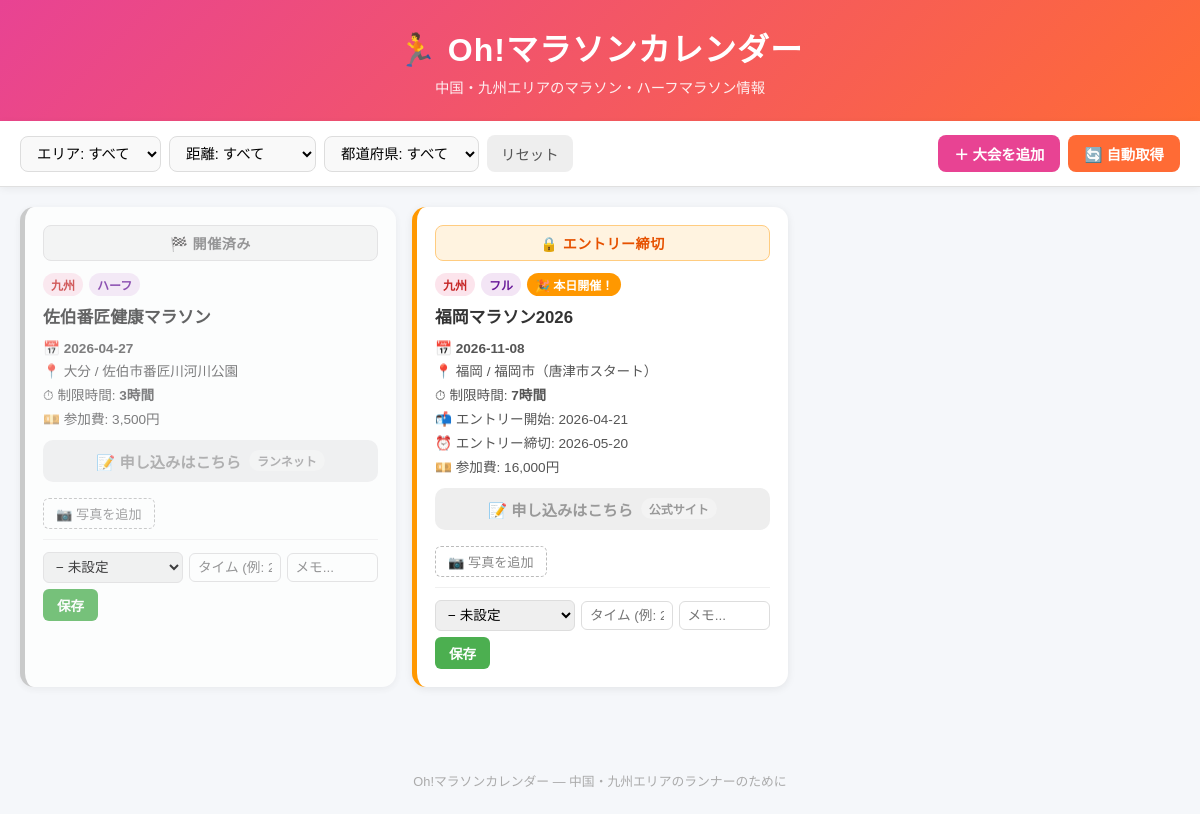
Before: / with the older database file.
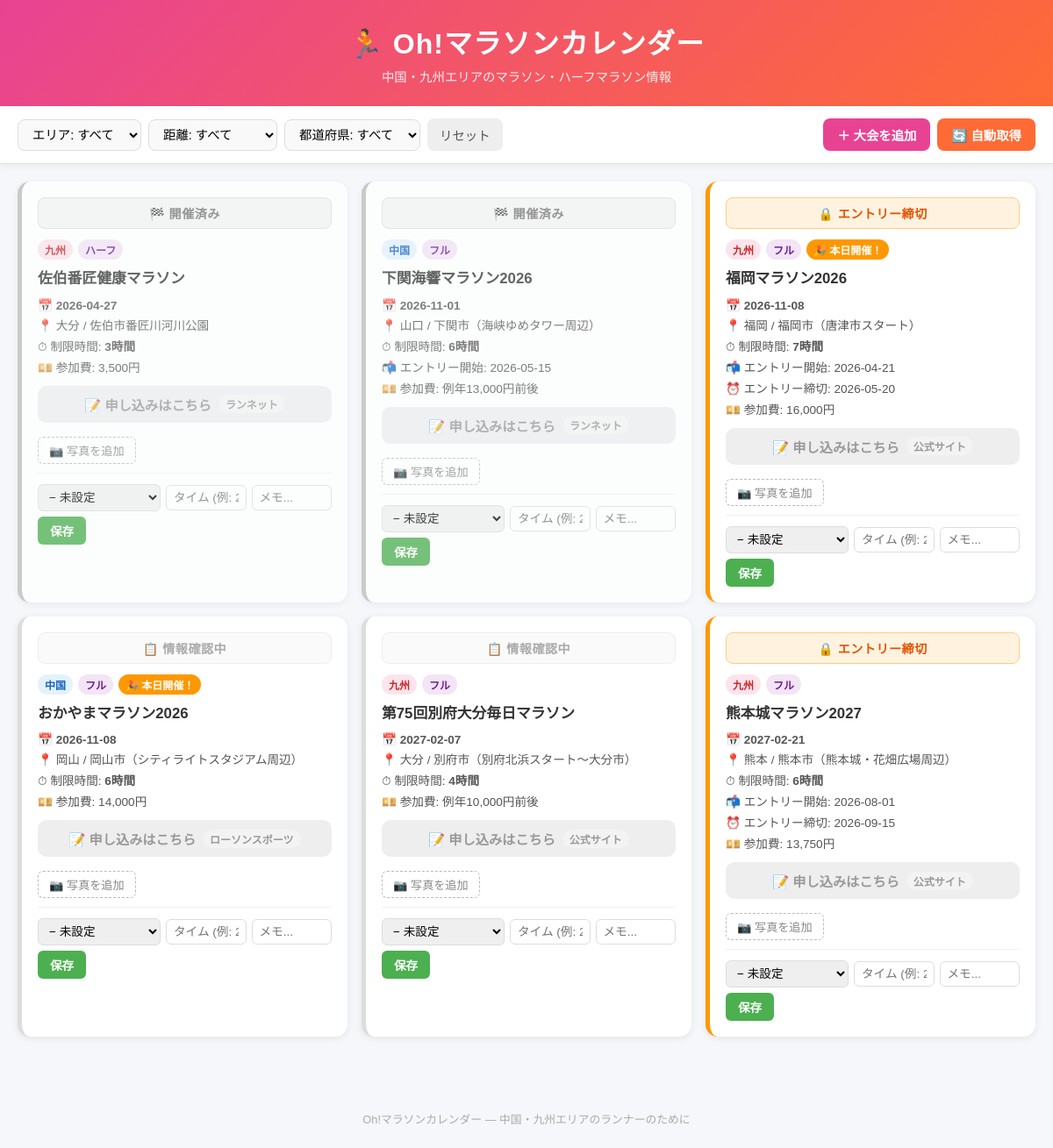
After: the same page with the newer database file.
### tables this page shows
CREATE TABLE events (
            id INTEGER PRIMARY KEY AUTOINCREMENT,
            name TEXT NOT NULL,
            date TEXT NOT NULL,
            prefecture TEXT NOT NULL,
            region TEXT NOT NULL,
            distance TEXT NOT NULL,
            venue TEXT,
            entry_start TEXT,
            entry_end TEXT,
            fee TEXT,
            time_limit TEXT,
            url TEXT,
            entry_url TEXT,
            entry_site TEXT,
            confirmed INTEGER DEFAULT 0,
            source TEXT,
            updated_at TEXT DEFAULT (datetime('now', 'localtime'))
        );

### app/main.py (the view)
@app.get('/', response_class=HTMLResponse)
def index(request: Request, region: str = '', distance: str = '', pref: str = ''):
    db = get_db()
    query = '''
        SELECT e.*, p.status, p.memo, p.finish_time, p.id as progress_id
        FROM events e
        LEFT JOIN user_progress p ON e.id = p.event_id
        WHERE e.confirmed = 1
    '''
    params = []
    if region:
        query += ' AND e.region = ?'
        params.append(region)
    if distance:
        query += ' AND e.distance = ?'
        params.append(distance)
    if pref:
        query += ' AND e.prefecture = ?'
        params.append(pref)
    query += ' ORDER BY e.date ASC'
    events_raw = db.execute(query, params).fetchall()
    prefs = db.execute('SELECT DISTINCT prefecture, region FROM events ORDER BY region, prefecture').fetchall()
    today = datetime.now().strftime('%Y-%m-%d')
    events = []
    for ev in events_raw:
        ev_dict = dict(ev)
        ev_dict['entry_status'] = get_entry_status(
            ev_dict.get('entry_start', ''),
            ev_dict.get('entry_end', ''),
            ev_dict.get('date', ''),
            today
        )
        photos = db.execute('SELECT * FROM event_photos WHERE event_id = ? ORDER BY uploaded_at DESC', (ev_dict['id'],)).fetchall()
        ev_dict['photos'] = [dict(p) for p in photos]
        events.append(ev_dict)
    db.close()
    return templates.TemplateResponse('index.html', {
        'request': request,
        'events': events,
        'prefs': prefs,
        'selected_region': region,
        'selected_distance': distance,
        'selected_pref': pref,
        'today': today,
    })

### templates/index.html (shortened to what this page needs)
<!DOCTYPE html>
<html lang="ja">
<head>
  <link rel="stylesheet" href="/static/css/style.css">
</head>
<body>
<header>
  <div class="header-inner">
    <h1>🏃 Oh!マラソンカレンダー</h1>
    <p class="subtitle">中国・九州エリアのマラソン・ハーフマラソン情報</p>
  </div>
</header>
<main>
  <section class="filter-section">
    <form method="get" action="/" class="filter-form">
      <select name="region" onchange="this.form.submit()">
        <option value="">エリア: すべて</option>
      </select>
      <select name="distance" onchange="this.form.submit()">
        <option value="">距離: すべて</option>
      </select>
      <select name="pref" onchange="this.form.submit()">
        <option value="">都道府県: すべて</option>
      </select>
      <a href="/" class="btn-reset">リセット</a>
    </form>
    <div class="header-actions">
      <button onclick="openAddModal()" class="btn-add">＋ 大会を追加</button>
      <button onclick="runScrape()" class="btn-scrape">🔄 自動取得</button>
    </div>
  </section>
  <section class="events-section">
    {% if events %}
    <div class="events-grid">
      {% for ev in events %}
      <div class="event-card entry-{{ ev.entry_status }} user-{{ ev.status or 'none' }}">
        <div class="entry-status-bar status-{{ ev.entry_status }}">
          {% if ev.entry_status == 'open' %}
          ✅ エントリー受付中
          {% elif ev.entry_status == 'closed' %}
          🔒 エントリー締切
          {% elif ev.entry_status == 'finished' %}
          🏁 開催済み
          {% elif ev.entry_status == 'upcoming' %}
          📢 エントリー近日開始
          {% else %}
          📋 情報確認中
          {% endif %}
        </div>
        <div class="event-header">
          <span class="badge-region {{ ev.region }}">{{ ev.region }}</span>
          <span class="badge-distance">{{ ev.distance }}</span>
          {% if ev.date == today %}
          <span class="badge-today">🎉 本日開催！</span>
          {% endif %}
        </div>
        <h2 class="event-name">
          {% if ev.url %}<a href="{{ ev.url }}" target="_blank">{{ ev.name }}</a>{% else %}{{ ev.name }}{% endif %}
        </h2>
        <div class="event-meta">
          <div class="meta-item">📅 <strong>{{ ev.date }}</strong></div>
          <div class="meta-item">📍 {{ ev.prefecture }}{% if ev.venue %} / {{ ev.venue }}{% endif %}</div>
          {% if ev.time_limit %}<div class="meta-item">⏱ 制限時間: <strong>{{ ev.time_limit }}</strong></div>{% endif %}
          {% if ev.entry_start %}<div class="meta-item">📬 エントリー開始: {{ ev.entry_start }}</div>{% endif %}
          {% if ev.entry_end %}<div class="meta-item">⏰ エントリー締切: {{ ev.entry_end }}</div>{% endif %}
          {% if ev.fee %}<div class="meta-item">💴 参加費: {{ ev.fee }}</div>{% endif %}
        </div>
        {% if ev.entry_url %}
        <a href="{{ ev.entry_url }}" target="_blank" rel="noopener" class="btn-entry {% if ev.entry_status == 'open' %}btn-entry-open{% else %}btn-entry-closed{% endif %}">
          📝 申し込みはこちら
          {% if ev.entry_site %}<span class="entry-site-label">{{ ev.entry_site }}</span>{% endif %}
        </a>
        {% endif %}
        <div class="photo-upload-section">
          <button class="btn-photo-toggle" onclick="togglePhotoForm({{ ev.id }})">📷 写真を追加</button>
        </div>
        <div class="progress-section">
          <form method="post" action="/progress/{{ ev.id }}" class="progress-form">
            <select name="status" class="status-select">
              <option value="none" {% if not ev.status or ev.status=='none' %}selected{% endif %}>− 未設定</option>
            </select>
            <input type="text" name="finish_time" placeholder="タイム (例: 2:05:30)" value="{{ ev.finish_time or '' }}" class="time-input">
            <input type="text" name="memo" placeholder="メモ..." value="{{ ev.memo or '' }}" class="memo-input">
            <button type="submit" class="btn-save">保存</button>
          </form>
        </div>
      </div>
      {% endfor %}
    </div>
    {% else %}
    <div class="empty-state"><p>該当する大会が見つかりませんでした。</p></div>
    {% endif %}
  </section>
</main>
<footer>
  <p>Oh!マラソンカレンダー — 中国・九州エリアのランナーのために</p>
</footer>
</body>
</html>

Changed rows visible on the page:
added events: shows "🏁 開催済み", region "中国", distance "フル", name "下関海響マラソン2026", date "2026-11-01", prefecture "山口", venue "下関市（海峡ゆめタワー周辺）", time_limit "6時間", entry_start "2026-05-15", fee "例年13,000円前後", entry_site "ランネット", status "− 未設定"
added events: shows "📋 情報確認中", region "中国", distance "フル", shows "🎉 本日開催！", name "おかやまマラソン2026", date "2026-11-08", prefecture "岡山", venue "岡山市（シティライトスタジアム周辺）", time_limit "6時間", fee "14,000円", entry_site "ローソンスポーツ", status "− 未設定"
added events: shows "📋 情報確認中", region "九州", distance "フル", name "第75回別府大分毎日マラソン", date "2027-02-07", prefecture "大分", venue "別府市（別府北浜スタート〜大分市）", time_limit "4時間", fee "例年10,000円前後", entry_site "公式サイト", status "− 未設定"
added events: shows "🔒 エントリー締切", region "九州", distance "フル", name "熊本城マラソン2027", date "2027-02-21", prefecture "熊本", venue "熊本市（熊本城・花畑広場周辺）", time_limit "6時間", entry_start "2026-08-01", entry_end "2026-09-15", fee "13,750円", entry_site "公式サイト", status "− 未設定"
